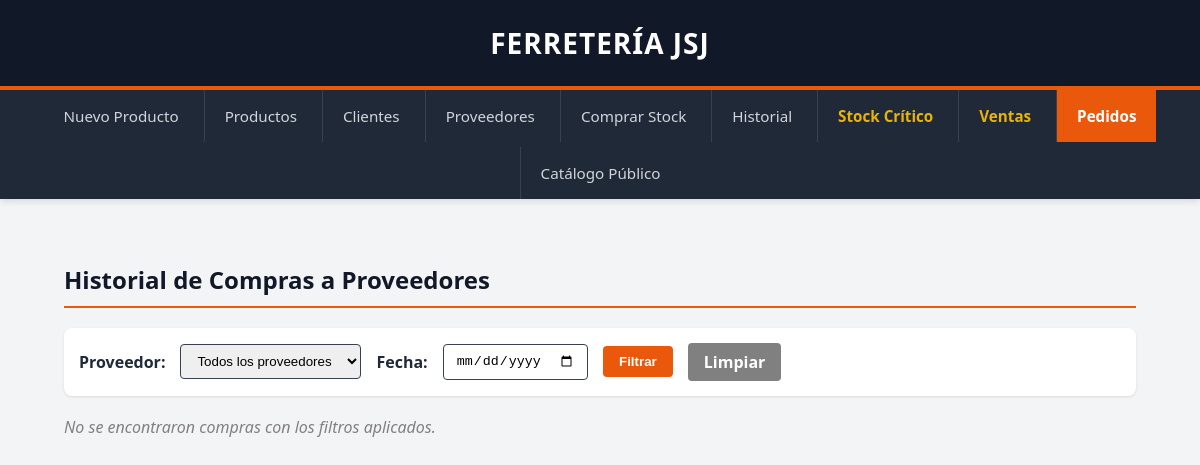
The page /compras/historial on the database as committed earlier.
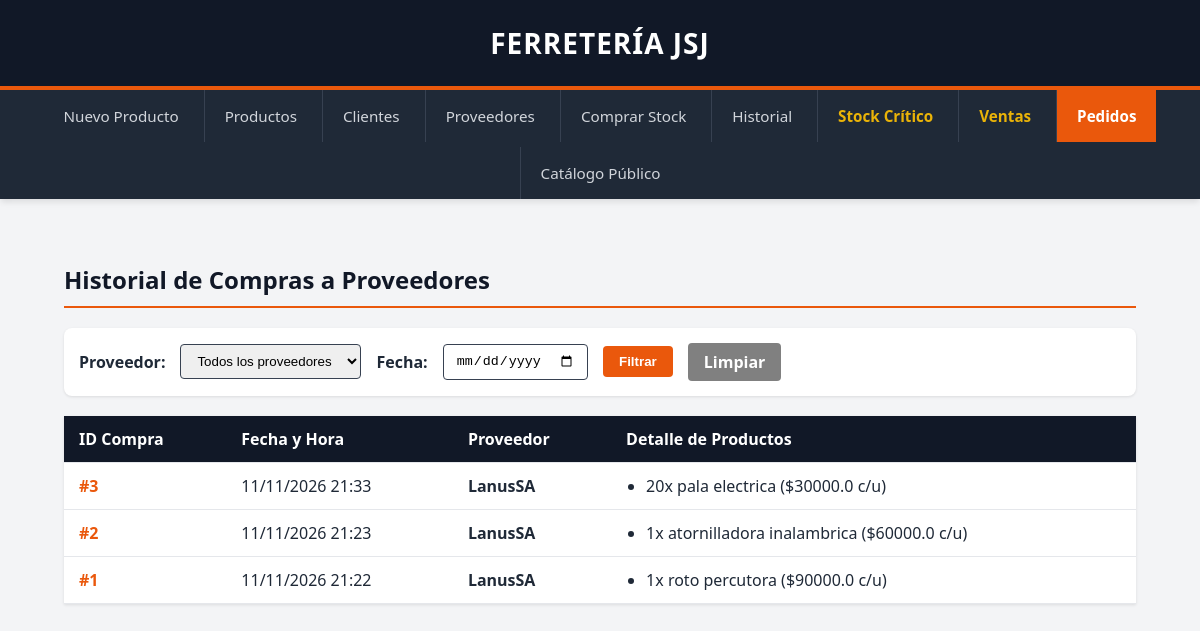
The same page on the database as committed later.
### db.py (models this page shows)
class Compra(Base):
    __tablename__ = "compra"
    id_compra = Column(Integer, primary_key=True, autoincrement=True)
    fecha = Column(DateTime, default=func.now())
    fk_id_proveedor = Column(Integer, ForeignKey("proveedor.id_proveedor"),nullable=False)
    Proveedor = relationship("Proveedor")
    detalles = relationship("DetalleCompra", back_populates="compra")

class Proveedor(Base):
    __tablename__ = "proveedor"
    id_proveedor = Column(Integer,primary_key=True,autoincrement=True )
    nombre = Column(String, nullable=False)

class DetalleCompra(Base):
    __tablename__ = "detalle_compra"
    id_detalle = Column(Integer, primary_key=True, autoincrement=True)
    fk_id_compra = Column(Integer, ForeignKey("compra.id_compra"), nullable=False)
    fk_id_producto = Column(Integer, ForeignKey("producto.id_producto"), nullable=False)
    cantidad = Column(Integer, nullable=False)
    precio_compra = Column(Float, nullable=False)
    compra = relationship("Compra", back_populates="detalles")
    producto = relationship("Producto")

class Producto(Base):
    __tablename__ = "producto"
    id_producto = Column(Integer, primary_key=True, autoincrement=True)
    nombre = Column(String, nullable=False)
    precio = Column(Float, nullable=False)
    stock = Column(Integer, nullable=False)
    activo = Column(Boolean, default=True)
    fk_id_categoria = Column(Integer, ForeignKey("categoria.id_categoria"), nullable=False)
    categoria = relationship("Categoria")

### app.py (the view)
@app.route("/compras/historial", methods=["GET"])
def ver_historial_compras():
    return historial_compras()

### compras.py (called while the page is built)
def historial_compras():
    db_cursor = Session()
    try:
        id_proveedor = request.args.get("id_proveedor")
        fecha_buscada = request.args.get("fecha")
        query = db_cursor.query(Compra).join(Proveedor)
        if id_proveedor and id_proveedor != "todos":
            query = query.filter(Compra.fk_id_proveedor == id_proveedor)
        if fecha_buscada:
            query = query.filter(Compra.fecha.like(f"{fecha_buscada}%"))
        compras = query.order_by(Compra.fecha.desc()).all()
        proveedores = db_cursor.query(Proveedor).all()
        return render_template("historial_compras.html", compras=compras, proveedores=proveedores)
    finally:
        db_cursor.close()

### templates/historial_compras.html (shortened to what this page needs)
{% extends "base.html" %}
{% block content %}
<div class="ventas-container">
    <h2 style="margin-top: 0; color: var(--hw-dark); border-bottom: 2px solid var(--hw-orange); padding-bottom: 10px;">Historial de Compras a Proveedores</h2>
    <form method="GET" action="{{ url_for('ver_historial_compras') }}" style="margin-bottom: 20px; display: flex; gap: 15px; align-items: center; background-color: white; padding: 15px; border-radius: 8px; box-shadow: 0 1px 3px rgba(0,0,0,0.1);">
        <label for="id_proveedor" style="font-weight: bold;">Proveedor:</label>
        <select name="id_proveedor" id="id_proveedor" class="ventas-input">
            <option value="todos">Todos los proveedores</option>
        </select>
        <label for="fecha" style="font-weight: bold;">Fecha:</label>
        <input type="date" name="fecha" id="fecha" class="ventas-input" value="{{ request.args.get('fecha', '') }}">
        <button class="ventas-btn" type="submit">Filtrar</button>
        <a class="ventas-btn" href="{{ url_for('ver_historial_compras') }}" style="background-color: gray; text-decoration: none;">Limpiar</a>
    </form>
    {% if compras %}
    <table class="ventas-table">
        <thead>
            <tr>
                <th>ID Compra</th>
                <th>Fecha y Hora</th>
                <th>Proveedor</th>
                <th>Detalle de Productos</th>
            </tr>
        </thead>
        <tbody>
         {% for compra in compras %}
         <tr>
            <td style="font-weight: bold; color: var(--hw-orange);">#{{ compra.id_compra }}</td>
            <td>{{ compra.fecha.strftime('%d/%m/%Y %H:%M') }}</td>
            <td style="font-weight: bold;">{{ compra.Proveedor.nombre }}</td>
            <td>
                <ul style="margin: 0; padding-left: 20px;">
                    {% for detalle in compra.detalles %}
                        <li>{{ detalle.cantidad }}x {{ detalle.producto.nombre }} (${{ detalle.precio_compra }} c/u)</li>
                    {% else %}
                        <li style="color: gray;">Sin detalle registrado</li>
                    {% endfor %}
                </ul>
            </td>
         </tr>
         {% endfor %}
        </tbody>
    </table>
    {% else %}
    <p style="color: gray; font-style: italic;">No se encontraron compras con los filtros aplicados.</p>
    {% endif %}
</div>
{% endblock %}

### templates/base.html (shortened to what this page needs)
<!DOCTYPE html>
<html lang="es">
<head>
    <link rel="stylesheet" href="{{ url_for('static', filename='css/index.css') }}">
    <link rel="stylesheet" href="{{ url_for('static', filename='css/ventas.css') }}">
</head>
<body>
    <header class="hw-header">
        <div class="hw-brand" style="display: flex; justify-content: center; align-items: center;">
            <h1 style="margin: 0;"><a href="{{ url_for('home') }}" style="color: var(--hw-white); text-decoration: none;">Ferretería JSJ</a></h1>
        </div>
        <nav class="hw-navbar">
            <ul class="hw-nav-list" style="justify-content: center; gap: 5px;">
                <li><a href="{{url_for('cargarProducto')}}" class="hw-nav-link">Nuevo Producto</a></li>
                <li><a href="{{url_for('verListaProductos')}}" class="hw-nav-link">Productos</a></li>
                <li><a href="{{url_for('cargarCliente')}}" class="hw-nav-link">Clientes</a></li>
                <li><a href="{{url_for('cargarProveedor')}}" class="hw-nav-link">Proveedores</a></li>
                <li><a href="/compras/nueva" class="hw-nav-link">Comprar Stock</a></li>
                <li><a href="{{url_for('ver_historial_compras')}}" class="hw-nav-link">Historial</a></li>
                <li><a href="{{url_for('verStockCritico')}}" class="hw-nav-link warning-link">Stock Crítico</a></li>
                <li><a href="{{url_for('ver_reporte_ventas')}}" class="hw-nav-link warning-link">Ventas</a></li>
                <li><a href="{{url_for('pedidos.ver_pendientes')}}" class="hw-nav-link primary-link">Pedidos</a></li>
                <li><a href="{{url_for('catalogoCliente')}}" class="hw-nav-link">Catálogo Público</a></li>
            </ul>
        </nav>
    </header>
    <main class="hw-main-content">
        {% block content %}{% endblock %}
    </main>
</body>
</html>

### static/css/index.css (style rules this page uses)
:root { --hw-dark: #111827; --hw-gray: #1f2937; --hw-border: #374151; --hw-light: #f3f4f6; --hw-white: #ffffff; --hw-orange: #ea580c; --hw-orange-hover: #c2410c; --hw-yellow: #eab308; }
body { margin: 0; font-family: system-ui, -apple-system, sans-serif; background-color: var(--hw-light); color: var(--hw-gray); }
.hw-header { background-color: var(--hw-dark); color: var(--hw-white); box-shadow: 0 4px 6px -1px rgba(0, 0, 0, 0.1); }
.hw-brand { padding: 1.5rem 2rem; border-bottom: 4px solid var(--hw-orange); }
.hw-brand h1 { margin: 0; font-size: 1.75rem; font-weight: 800; text-transform: uppercase; letter-spacing: 1px; }
.hw-navbar { background-color: var(--hw-gray); padding: 0 1rem; }
.hw-nav-list { display: flex; flex-wrap: wrap; list-style: none; margin: 0; padding: 0; }
.hw-nav-link { display: block; padding: 1rem 1.25rem; color: #d1d5db; text-decoration: none; font-weight: 500; font-size: 0.95rem; border-left: 1px solid var(--hw-border); transition: all 0.2s ease; }
.hw-nav-list li:first-child .hw-nav-link { border-left: none; }
.hw-nav-link.primary-link { background-color: var(--hw-orange); color: var(--hw-white); font-weight: 700; }
.hw-nav-link.warning-link { color: var(--hw-yellow); font-weight: 600; }
.hw-main-content { padding: 2rem; max-width: 1200px; margin: 0 auto; }

### static/css/ventas.css (style rules this page uses)
.ventas-container { padding: 2rem; }
.ventas-table { width: 100%; border-collapse: collapse; margin-top: 1rem; background-color: var(--hw-white, #ffffff); box-shadow: 0 1px 3px rgba(0, 0, 0, 0.1); }
.ventas-table th, .ventas-table td { padding: 12px 15px; text-align: left; border-bottom: 1px solid #e5e7eb; }
.ventas-table th { background-color: var(--hw-dark, #111827); color: var(--hw-white, #ffffff); font-weight: 600; }
.ventas-btn { background-color: var(--hw-orange, #ea580c); color: var(--hw-white, #ffffff); border: none; padding: 8px 16px; border-radius: 4px; cursor: pointer; font-weight: bold; transition: background-color 0.2s; }
.ventas-input { padding: 8px 12px; border: 1px solid var(--hw-border, #374151); border-radius: 4px; outline: none; }

Rows that differ between the two databases and show on the page:
added Compra: id_compra "3", fecha "11/11/2026 21:33", Proveedor.nombre "LanusSA"
added DetalleCompra: cantidad "20", producto.nombre "pala electrica", precio_compra "30000.0", shown under "3"
added Compra: id_compra "2", fecha "11/11/2026 21:23", Proveedor.nombre "LanusSA"
added DetalleCompra: cantidad "1", producto.nombre "atornilladora inalambrica", precio_compra "60000.0", shown under "2"
added Compra: id_compra "1", fecha "11/11/2026 21:22", Proveedor.nombre "LanusSA"
added DetalleCompra: cantidad "1", producto.nombre "roto percutora", precio_compra "90000.0"
Other text that changed with them:
text no longer shown: "No se encontraron compras con los filtros aplicados."
text now shown: "ID Compra Fecha y Hora Proveedor Detalle de Productos"
